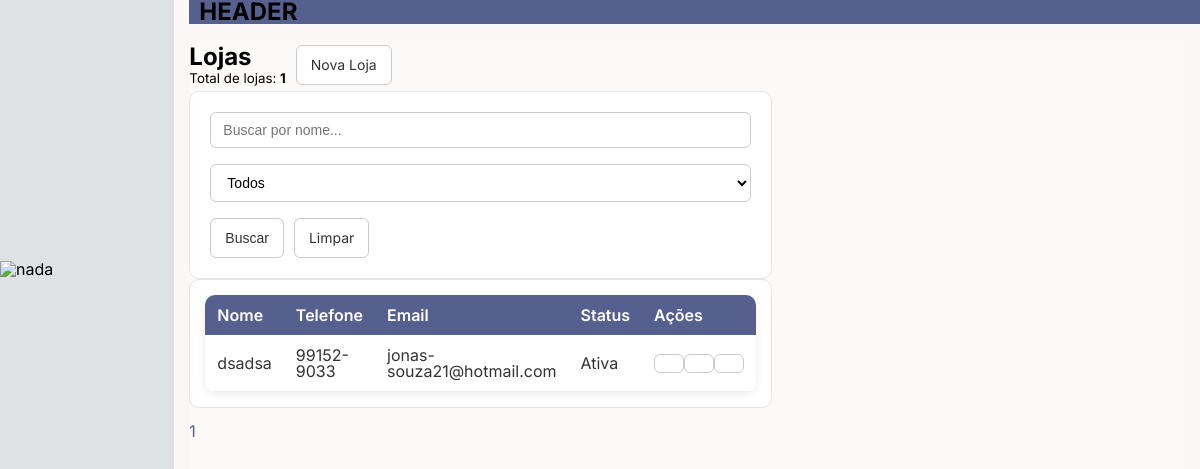
Page /lojas/ on the earlier database version.
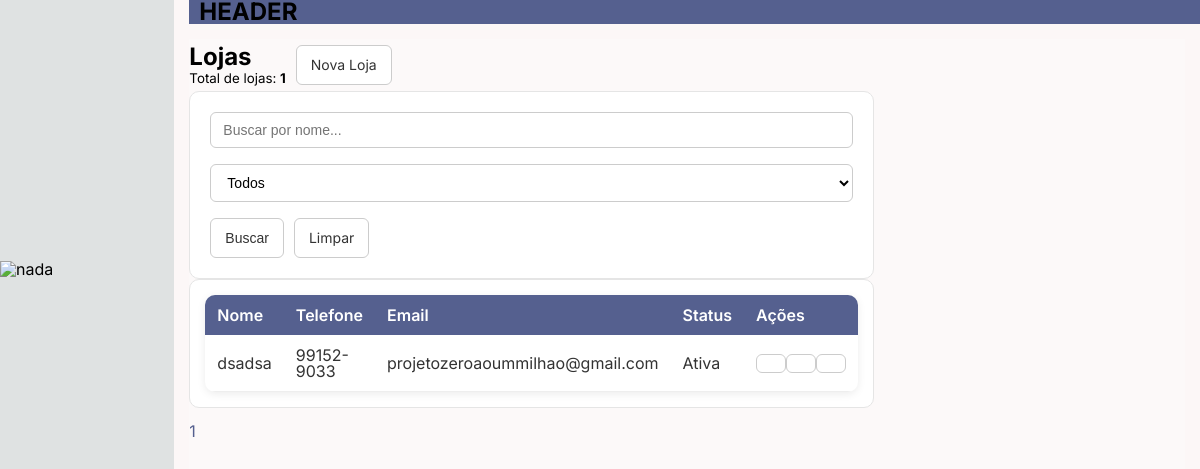
Same page on the later database version.
### Lojas/models.py (models this page shows, shortened)
class Loja(models.Model):
    nome = models.CharField(
        max_length=150,
        verbose_name="Nome"
    )
    slug = models.SlugField(
        unique=True,
        verbose_name="Slug"
    )
    logo = models.ImageField(
        upload_to="lojas/logos/",
        blank=True,
        null=True,
        verbose_name="Logo"
    )
    telefone = models.CharField(
        max_length=20,
        blank=True
    )
    whatsapp = models.CharField(
        max_length=20,
        blank=True
    )
    email = models.EmailField(
        blank=True
    )
    endereco = models.OneToOneField(
        Endereco,
        on_delete=models.CASCADE,
        related_name="loja",null=True
    )
    ativa = models.BooleanField(
        default=True
    )
    criado_em = models.DateTimeField(
        auto_now_add=True
    )
    atualizado_em = models.DateTimeField(
        auto_now=True
    )
    class Meta:
        ordering = ["nome"]
        verbose_name = "Loja"
        verbose_name_plural = "Lojas"

### Lojas/views/Lojas/index.py (the view)
# urls.py: path("", views.lista_lojas, name="lista"),
def lista_lojas(request):
    busca = request.GET.get("busca", "")
    status = request.GET.get("status", "")
    lojas = Loja.objects.all()
    if busca:
        lojas = lojas.filter(
            Q(nome__icontains=busca)
        )
    if status == "ativas":
        lojas = lojas.filter(ativa=True)
    elif status == "inativas":
        lojas = lojas.filter(ativa=False)
    total_lojas = lojas.count()
    paginator = Paginator(lojas.order_by("nome"), 10)
    page = request.GET.get("page")
    lojas = paginator.get_page(page)
    context = {
        "lojas": lojas,
        "busca": busca,
        "status": status,
        "total_lojas": total_lojas,
    }
    return render(request, "lojas/list_shop.html", context)

### Interface/context_processors.py (called while the page is built, shortened)
def menu_items(request):
    user = request.user
    menus = MenuItem.objects.prefetch_related('subitens')
    if not user.is_authenticated:
        for menu in menus:
            menu.subitens_permitidos = []
        return {'menus': menus}

def nav_top(request):
    return {'nav': NavTop.objects.all()}

### Lojas/templates/Lojas/list_shop.html (shortened to what this page needs)
{% extends "templates/base.html" %}
{% load static %}
{% block content %}
<div class="container mt-4">
    <div class="d-flex justify-content-between align-items-center mb-4">
        <div>
            <h2>Lojas</h2>
            <small>Total de lojas: <strong>{{ total_lojas }}</strong></small>
        </div>
        <a href="{% url 'lojas:nova' %}" class="btn btn-success btn-cancel">
            Nova Loja
        </a>
    </div>
    <form method="GET">
        <div class="row mb-3">
            <div class="col-md-5">
                <input
                    type="text"
                    class="form-control"
                    placeholder="Buscar por nome..."
                    name="busca"
                    value="{{ busca }}">
            </div>
            <br>
            <div class="col-md-3">
                <select class="form-select" name="status">
                    <option value="">Todos</option>
                </select>
            </div>
            <br>
            <div class="div-flex">
                <button class="btn btn-primary w-100">
                    Buscar
                </button>
                <div class="col-md-2">
                <a href="{% url 'lojas:lista' %}" class="btn btn-cancel w-100">
                    Limpar
                </a>
            </div>
            </div>
        </div>
    </form>
    <div class="card">
        <div class="table-responsive">
            <table class="table table-hover align-middle mb-0">
                <thead>
                    <tr>
                        <th>Nome</th>
                        <th>Telefone</th>
                        <th>Email</th>
                        <th>Status</th>
                        <th width="180">Ações</th>
                    </tr>
                </thead>
                <tbody>
                    {% for loja in lojas %}
                    <tr>
                        <td>{{ loja.nome }}</td>
                        <td>{{ loja.telefone }}</td>
                        <td>{{ loja.email }}</td>
                        <td>
                            {% if loja.ativa %}
                                <span class="badge bg-success">
                                    Ativa
                                </span>
                            {% else %}
                                <span class="badge bg-danger">
                                    Inativa
                                </span>
                            {% endif %}
                        </td>
                        <td>
                            <a href="{% url 'lojas:detalhes' loja.pk %}"
                               class="btn btn-sm btn-info">
                            </a>
                            <a href="{% url 'lojas:editar' loja.pk %}"
                               class="btn btn-sm btn-warning">
                            </a>
                            <a href="#"
                               class="btn btn-sm btn-danger">
                            </a>
                        </td>
                    </tr>
                    {% empty %}
                    <tr>
                        <td colspan="5" class="text-center">
                            Nenhuma loja encontrada.
                        </td>
                    </tr>
                    {% endfor %}
                </tbody>
            </table>
        </div>
    </div>
    <nav class="mt-4">
        <ul class="pagination justify-content-center">
            {% for pagina in lojas.paginator.page_range %}
                <li class="page-item {% if pagina == lojas.number %}active{% endif %}">
                    <a class="page-link"
                       href="?page={{ pagina }}&busca={{ busca }}&status={{ status }}">
                        {{ pagina }}
                    </a>
                </li>
            {% endfor %}
        </ul>
    </nav>
</div>
{% endblock %}

Differences in the rows shown:
changed Loja "dsadsa": email "jonas-souza21@hotmail.com" → "projetozeroaoummilhao@gmail.com"
